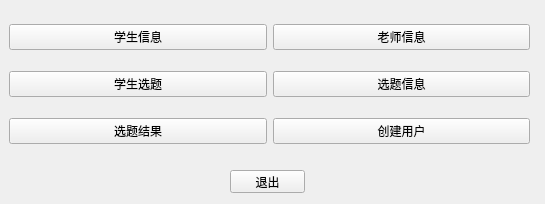
<?xml version="1.0" encoding="UTF-8"?>
<ui version="4.0">
 <class>MainWindow</class>
 <widget class="QMainWindow" name="MainWindow">
  <property name="geometry">
   <rect>
    <x>0</x>
    <y>0</y>
    <width>545</width>
    <height>204</height>
   </rect>
  </property>
  <property name="windowTitle">
   <string>毕业设计选题系统</string>
  </property>
  <widget class="QWidget" name="centralWidget">
   <widget class="QWidget" name="gridLayoutWidget">
    <property name="geometry">
     <rect>
      <x>9</x>
      <y>9</y>
      <width>521</width>
      <height>151</height>
     </rect>
    </property>
    <layout class="QGridLayout" name="gridLayout">
     <item row="0" column="1">
      <widget class="QPushButton" name="pushButton_4">
       <property name="text">
        <string>老师信息</string>
       </property>
      </widget>
     </item>
     <item row="1" column="0">
      <widget class="QPushButton" name="pushButton_3">
       <property name="text">
        <string>学生选题</string>
       </property>
      </widget>
     </item>
     <item row="0" column="0">
      <widget class="QPushButton" name="pushButton_2">
       <property name="text">
        <string>学生信息</string>
       </property>
      </widget>
     </item>
     <item row="2" column="0">
      <widget class="QPushButton" name="pushButton_6">
       <property name="text">
        <string>选题结果</string>
       </property>
      </widget>
     </item>
     <item row="1" column="1">
      <widget class="QPushButton" name="pushButton_7">
       <property name="text">
        <string>选题信息</string>
       </property>
      </widget>
     </item>
     <item row="2" column="1">
      <widget class="QPushButton" name="pushButton_5">
       <property name="text">
        <string>创建用户</string>
       </property>
      </widget>
     </item>
    </layout>
   </widget>
   <widget class="QPushButton" name="pushButton">
    <property name="geometry">
     <rect>
      <x>230</x>
      <y>170</y>
      <width>75</width>
      <height>23</height>
     </rect>
    </property>
    <property name="text">
     <string>退出</string>
    </property>
   </widget>
  </widget>
 </widget>
 <resources/>
 <connections>
  <connection>
   <sender>pushButton</sender>
   <signal>clicked()</signal>
   <receiver>MainWindow</receiver>
   <slot>close()</slot>
   <hints>
    <hint type="sourcelabel">
     <x>289</x>
     <y>179</y>
    </hint>
    <hint type="destinationlabel">
     <x>344</x>
     <y>179</y>
    </hint>
   </hints>
  </connection>
 </connections>
</ui>
